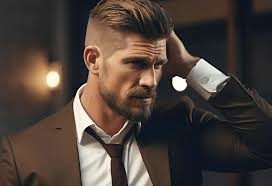
#> input picture images/img3.jpeg, 272 x 186 px
$ python basic.py
#> lines starting #> are read from the running program, lines starting #| are printed output that depends on the picture; after the words box and inside, x2 and y2 are one past the last pixel; in counts of white or black regions, pixels touching at a corner belong together
import cv2 as cv
img = cv.imread('./images/img3.jpeg')
#> img is the input picture: shape (186, 272, 3); mean B, G, R 57.9, 64.4, 75.9

img = cv.resize(img,(400,400))
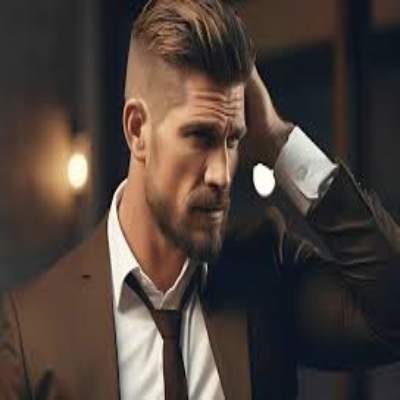
#> img: shape (400, 400, 3); mean B, G, R 57.8, 64.3, 75.8

#  Converting image to grayscale
# gray = cv.cvtColor(img,cv.COLOR_BGR2GRAY)

# Blur an image
img = cv.GaussianBlur(img,(7,7),cv.BORDER_DEFAULT)
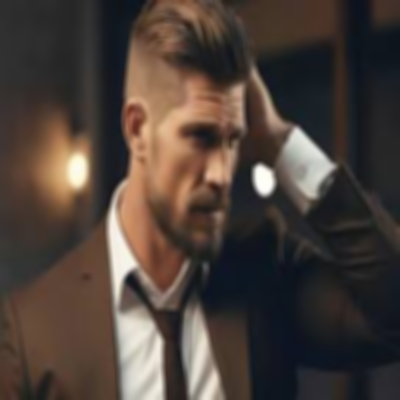
#> img: shape (400, 400, 3); mean B, G, R 57.8, 64.3, 75.8

# Edge Cascade / Detection
img = cv.Canny(img,125,175)
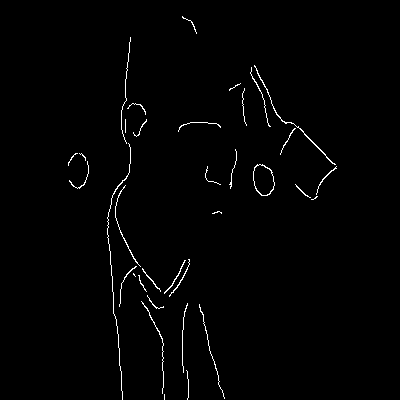
#> img: shape (400, 400); 1.2% white in thin lines or dots, all inside (x1, y1, x2, y2) = (68, 16, 337, 400)

# Dilation / Expanding
# img = cv.dilate(img,(7,7),iterations=3)

# Erading / shrinking
# img = cv.erode(img,(3,3),iterations=3)

# Resizing
# img = cv.resize(img,(500,500),interpolation=cv.INTER_CUBIC)

# Cropping /
# img = img[50:200,200:400]

cv.imshow('Image',img)
cv.waitKey(0)
cv.destroyAllWindows()

$ run again, with images/img1.jpeg copied over images/img3.jpeg
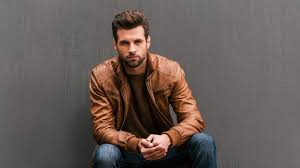
#> input picture images/img1.jpeg, 300 x 168 px
#> img is the input picture: shape (168, 300, 3); mean B, G, R 85.8, 90.2, 101.2
#> `img = cv.GaussianBlur(img,(7,7),cv.BORDER_DEFAULT)`:
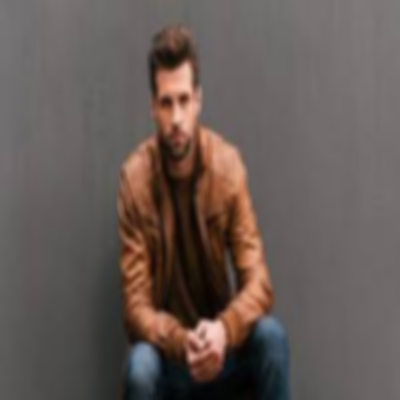
#> img: shape (400, 400, 3); mean B, G, R 85.7, 90.1, 101.2
#> `img = cv.Canny(img,125,175)`:
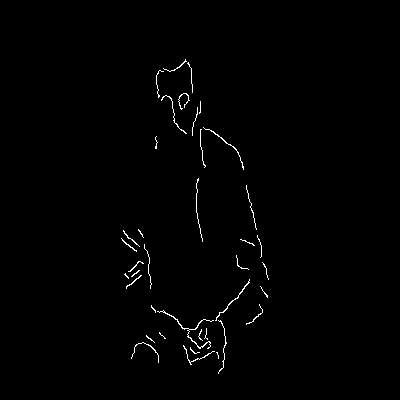
#> img: shape (400, 400); 0.82% white in thin lines or dots, all inside (x1, y1, x2, y2) = (121, 59, 269, 374)

$ run again, with images/img2.jpeg copied over images/img3.jpeg
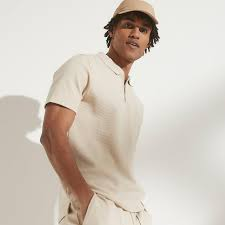
#> input picture images/img2.jpeg, 225 x 225 px
#> img is the input picture: shape (225, 225, 3); mean B, G, R 191.7, 201.9, 210.8
#> `img = cv.GaussianBlur(img,(7,7),cv.BORDER_DEFAULT)`:
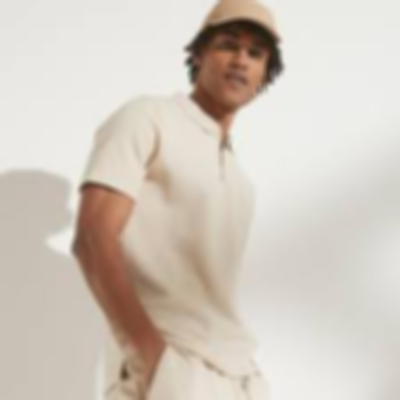
#> img: shape (400, 400, 3); mean B, G, R 191.6, 201.8, 210.8
#> `img = cv.Canny(img,125,175)`:
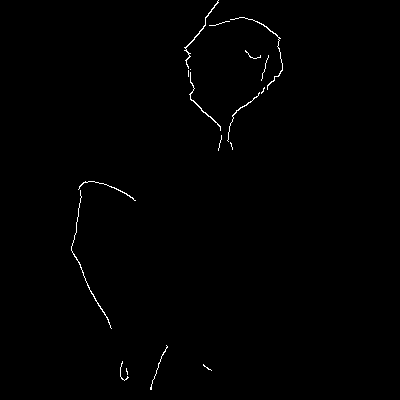
#> img: shape (400, 400); 0.55% white in thin lines or dots, all inside (x1, y1, x2, y2) = (71, 0, 283, 390)

$ run again, with images/img4.jpeg copied over images/img3.jpeg
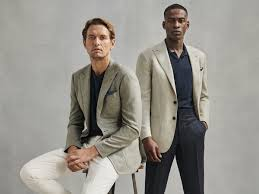
#> input picture images/img4.jpeg, 259 x 194 px
#> img is the input picture: shape (194, 259, 3); mean B, G, R 139.6, 146.5, 149.7
#> `img = cv.GaussianBlur(img,(7,7),cv.BORDER_DEFAULT)`:
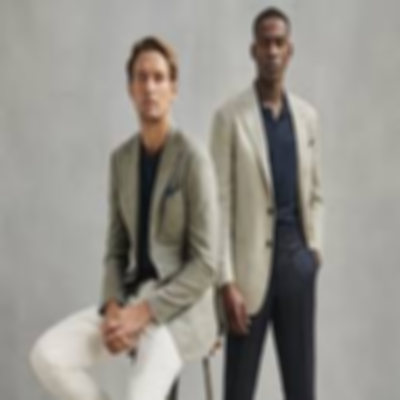
#> img: shape (400, 400, 3); mean B, G, R 139.5, 146.4, 149.6
#> `img = cv.Canny(img,125,175)`:
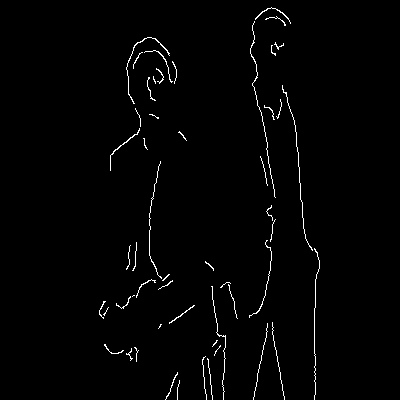
#> img: shape (400, 400); 1.4% white in thin lines or dots, all inside (x1, y1, x2, y2) = (99, 7, 320, 400)
